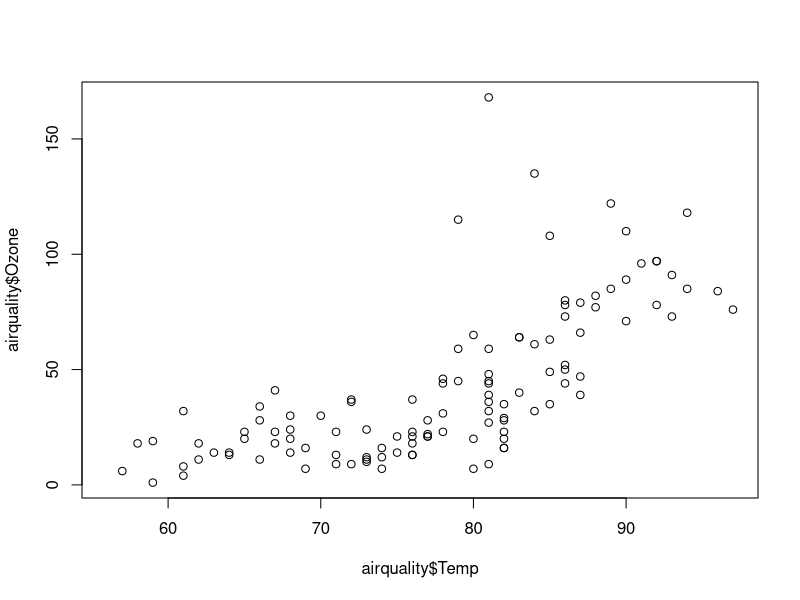

R code for this plot:
# Ejercicio 1
# Usando la función plot, genera un gráfico de dispersión haciendo uso del dataset *airquality* . 
 # 1. Observa el dataset. ¿Que tipo de datos es? ¿Qué variables posee?
 # 2. Genera el gráfico de dispersión de la variable *Temp* respecto a la variable *Ozone*.
 # 3. Exporta el gráfico en formato pdf

help("airquality")
str(airquality)
plot(airquality$Temp, airquality$Ozone)
